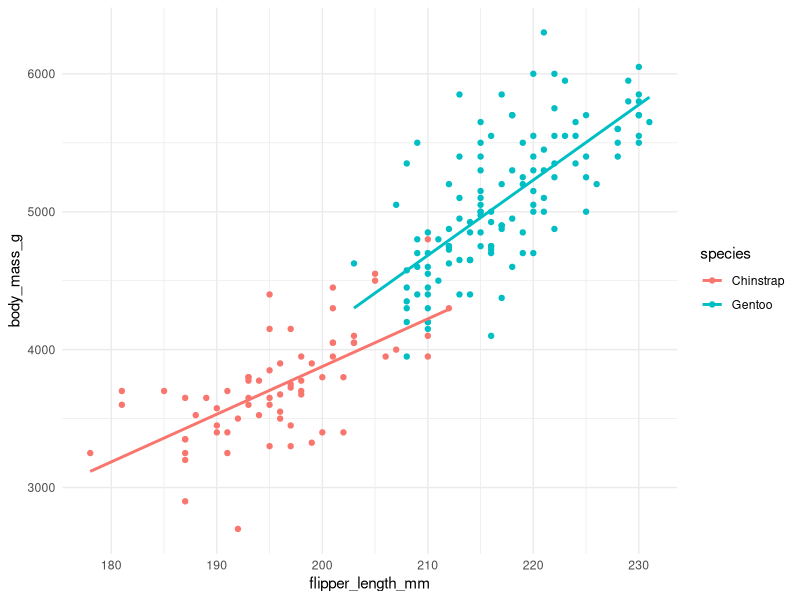
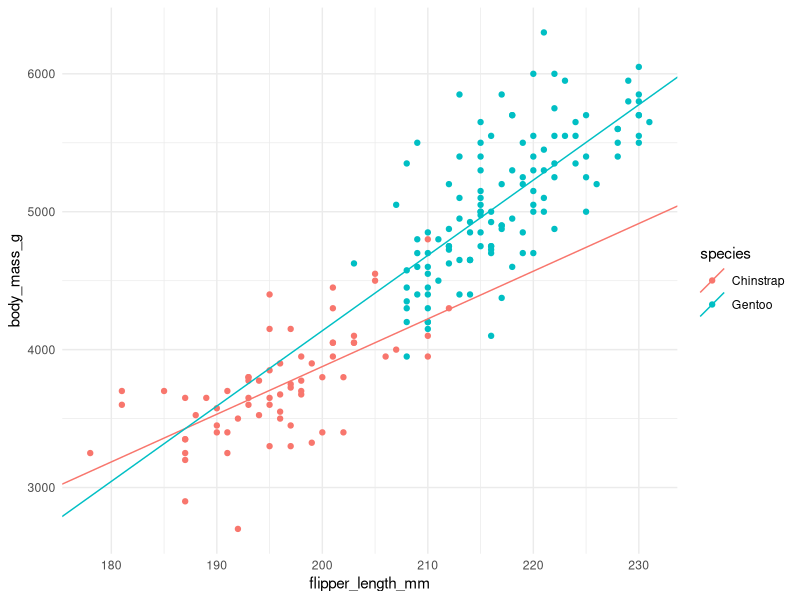

The R source for these figures, in order:
library(tidyverse)
library(modeldata)

theme_set(theme_minimal())
data("penguins")
penguins_sm <- filter(penguins, species != "Adelie")

glimpse(penguins_sm)
ggplot(penguins_sm, aes(x = flipper_length_mm,
                        y = body_mass_g,
                        colour = species)) +
  geom_point() + 
  geom_smooth(method = "lm", se = FALSE)

pg_model <- lm(body_mass_g ~ flipper_length_mm * species, data = penguins_sm)
summary(pg_model)
ggplot(penguins_sm, aes(x = flipper_length_mm,
                        y = body_mass_g,
                        colour = species)) +
  geom_point() + 
  geom_abline(aes(intercept = -3037.196,
                  slope = 34.573,
                  colour = "Chinstrap")) + 
  geom_abline(aes(intercept = -3037.196 - 3750.085,
                  slope = 34.573 + 20.049 ,
                  colour = "Gentoo")) 
  
